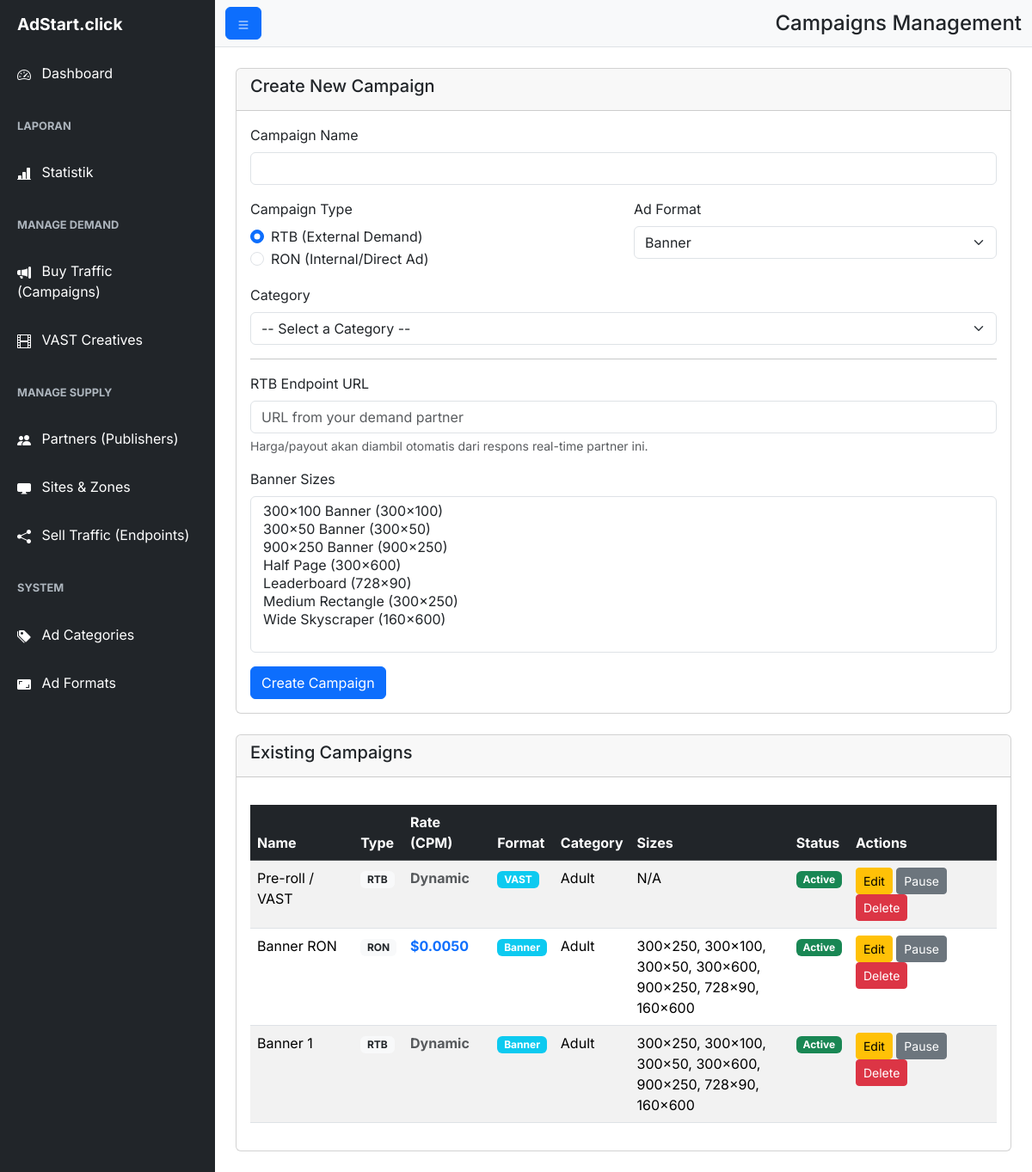
The app's page /admin/campaigns.php with its own data.
### tables this page shows
CREATE TABLE `campaigns` (
  `id` int(11) NOT NULL,
  `name` varchar(255) NOT NULL,
  `status` enum('active','paused') NOT NULL DEFAULT 'active',
  `campaign_type` enum('rtb','ron') NOT NULL DEFAULT 'rtb',
  `ad_type` enum('banner','native','vast','popunder') NOT NULL DEFAULT 'banner',
  `advertiser_id` int(11) DEFAULT NULL,
  `category_id` int(11) NOT NULL,
  `rtb_endpoint_url` text DEFAULT NULL,
  `ron_adm` text DEFAULT NULL COMMENT 'Ad markup untuk kampanye RON',
  `ron_bid_cpm` decimal(10,6) DEFAULT NULL COMMENT 'Harga penawaran tetap untuk kampanye RON',
  `created_at` timestamp NOT NULL DEFAULT current_timestamp()
);

CREATE TABLE `ad_categories` (
  `id` int(11) NOT NULL,
  `name` varchar(100) NOT NULL
);

### admin/campaigns.php (the view, shortened to what this page needs)
<?php
require_once 'db.php';
$campaigns_query = "SELECT c.*, cat.name as category_name, GROUP_CONCAT(af.width, 'x', af.height SEPARATOR ', ') as formats FROM campaigns c LEFT JOIN ad_categories cat ON c.category_id = cat.id LEFT JOIN campaign_formats cf ON c.id = cf.campaign_id LEFT JOIN ad_formats af ON cf.format_id = af.id GROUP BY c.id ORDER BY c.id DESC";
$campaigns = $pdo->query($campaigns_query)->fetchAll();
$formats = $pdo->query("SELECT * FROM ad_formats ORDER BY format_name")->fetchAll();
$page_title = "Campaigns Management";
include 'includes/header.php';
?>
<div class="card">
    <div class="card-header"><h5 class="card-title">Create New Campaign</h5></div>
    <div class="card-body">
        <form method="POST" action="campaigns.php">
            <div class="mb-3">
                <label for="name" class="form-label">Campaign Name</label>
                <input type="text" class="form-control" id="name" name="name" required>
            </div>
            <div class="row">
                <div class="col-md-6 mb-3">
                    <label class="form-label">Campaign Type</label>
                    <div class="form-check">
                        <input class="form-check-input" type="radio" name="campaign_type" id="type_rtb" value="rtb" checked>
                        <label class="form-check-label" for="type_rtb">RTB (External Demand)</label>
                    </div>
                    <div class="form-check">
                        <input class="form-check-input" type="radio" name="campaign_type" id="type_ron" value="ron">
                        <label class="form-check-label" for="type_ron">RON (Internal/Direct Ad)</label>
                    </div>
                </div>
                <div class="col-md-6 mb-3">
                    <label for="ad_type" class="form-label">Ad Format</label>
                    <select class="form-select" id="ad_type" name="ad_type" required>
                        <option value="banner">Banner</option>
                    </select>
                </div>
            </div>
            <div class="mb-3">
                <label for="category_id" class="form-label">Category</label>
                <select class="form-select" id="category_id" name="category_id" required>
                    <option value="" disabled selected>-- Select a Category --</option>
                </select>
            </div>
            <hr>
            <div id="rtb_fields">
                <div class="mb-3">
                    <label for="rtb_endpoint_url" class="form-label">RTB Endpoint URL</label>
                    <input type="url" class="form-control" id="rtb_endpoint_url" name="rtb_endpoint_url" placeholder="URL from your demand partner">
                    <div class="form-text">Harga/payout akan diambil otomatis dari respons real-time partner ini.</div>
                </div>
            </div>
            <div class="mb-3" id="banner_formats_container">
                <label for="banner_formats" class="form-label">Banner Sizes</label>
                <select class="form-select" id="banner_formats" name="banner_formats[]" multiple size="8">
                     <?php foreach ($formats as $format): ?>
                        <option value="<?php echo $format['id']; ?>"><?php echo htmlspecialchars($format['format_name'] . ' (' . $format['width'] . 'x' . $format['height'] . ')'); ?></option>
                    <?php endforeach; ?>
                </select>
            </div>
            <button type="submit" name="create_campaign" class="btn btn-primary">Create Campaign</button>
        </form>
    </div>
</div>
<div class="card mt-4">
    <div class="card-header"><h5 class="card-title">Existing Campaigns</h5></div>
    <div class="card-body">
        <div class="table-responsive">
            <table class="table table-striped table-hover">
                <thead class="table-dark">
                    <tr><th>Name</th><th>Type</th><th>Rate (CPM)</th><th>Format</th><th>Category</th><th>Sizes</th><th>Status</th><th>Actions</th></tr>
                </thead>
                <tbody>
                    <?php if(empty($campaigns)): ?>
                        <tr><td colspan="8" class="text-center">No campaigns found.</td></tr>
                    <?php else: ?>
                        <?php
                            $adTypeLabels = ['banner' => 'Banner', 'vast' => 'VAST'];
                            foreach ($campaigns as $campaign):
                        ?>
                        <tr>
                            <td><?php echo htmlspecialchars($campaign['name']); ?></td>
                            <td><span class="badge bg-light text-dark"><?php echo strtoupper($campaign['campaign_type']); ?></span></td>
                            <td class="fw-bold text-primary">
                                <?php if($campaign['campaign_type'] === 'ron'): ?>
                                    $<?php echo number_format((float)$campaign['ron_bid_cpm'], 4); ?>
                                <?php else: ?>
                                    <span class="text-muted">Dynamic</span>
                                <?php endif; ?>
                            </td>
                            <td><span class="badge bg-info"><?php echo $adTypeLabels[$campaign['ad_type']] ?? ucfirst($campaign['ad_type']); ?></span></td>
                            <td><?php echo htmlspecialchars($campaign['category_name'] ?? 'N/A'); ?></td>
                            <td style="max-width: 200px;"><?php echo htmlspecialchars($campaign['formats'] ?? 'N/A'); ?></td>
                            <td><span class="badge bg-<?php echo $campaign['status'] == 'active' ? 'success' : 'secondary'; ?>"><?php echo ucfirst($campaign['status']); ?></span></td>
                            <td>
                                <a href="edit_campaign.php?id=<?php echo $campaign['id']; ?>" class="btn btn-sm btn-warning">Edit</a>
                                <a href="?action=<?php echo $campaign['status'] == 'active' ? 'pause_campaign' : 'activate_campaign'; ?>&id=<?php echo $campaign['id']; ?>" class="btn btn-sm btn-<?php echo $campaign['status'] == 'active' ? 'secondary' : 'success'; ?>"><?php echo $campaign['status'] == 'active' ? 'Pause' : 'Activate'; ?></a>
                                <a href="?action=delete_campaign&id=<?php echo $campaign['id']; ?>" class="btn btn-sm btn-danger" onclick="return confirm('Are you sure?');">Delete</a>
                            </td>
                        </tr>
                        <?php endforeach; ?>
                    <?php endif; ?>
                </tbody>
            </table>
        </div>
    </div>
</div>
<?php include 'includes/footer.php'; ?>

### admin/includes/header.php (shortened to what this page needs)
<!DOCTYPE html>
<html lang="en">
<head>
    <link href="https://cdn.jsdelivr.net/npm/bootstrap@5.3.3/dist/css/bootstrap.min.css" rel="stylesheet">
    <link rel="stylesheet" href="https://cdn.jsdelivr.net/npm/bootstrap-icons@1.11.3/font/bootstrap-icons.min.css">
    <link rel="stylesheet" href="assets/css/style.css">
</head>
<body>
    <div class="d-flex" id="wrapper">
        <?php include 'sidebar.php'; ?>
        <div id="page-content-wrapper">
            <nav class="navbar navbar-expand-lg navbar-light bg-light border-bottom">
                <div class="container-fluid">
                    <button class="btn btn-primary" id="sidebarToggle">
                        <i class="bi bi-list"></i>
                    </button>
                    <h4 class="mb-0 ms-3"><?php echo isset($page_title) ? $page_title : ''; ?></h4>
                </div>
            </nav>
            <div class="container-fluid p-4">

### admin/includes/sidebar.php
<div class="bg-dark border-right" id="sidebar-wrapper">
    <div class="sidebar-heading">
        <a href="index.php" class="text-white text-decoration-none">AdStart.click</a>
    </div>
    <div class="list-group list-group-flush">
        <a href="index.php" class="list-group-item list-group-item-action bg-dark text-white">
            <i class="bi bi-speedometer2 me-2"></i> Dashboard
        </a>
        <div class="list-group-item bg-dark text-muted mt-2">LAPORAN</div>
        <a href="statistik.php" class="list-group-item list-group-item-action bg-dark text-white">
            <i class="bi bi-bar-chart-line-fill me-2"></i> Statistik
        </a>
        <div class="list-group-item bg-dark text-muted mt-2">MANAGE DEMAND</div>
        <a href="campaigns.php" class="list-group-item list-group-item-action bg-dark text-white">
            <i class="bi bi-megaphone-fill me-2"></i> Buy Traffic (Campaigns)
        </a>
        <a href="vast_creatives.php" class="list-group-item list-group-item-action bg-dark text-white">
            <i class="bi bi-film me-2"></i> VAST Creatives
        </a>
        <div class="list-group-item bg-dark text-muted mt-2">MANAGE SUPPLY</div>
        <a href="publishers.php" class="list-group-item list-group-item-action bg-dark text-white">
            <i class="bi bi-people-fill me-2"></i> Partners (Publishers)
        </a>
        <a href="sites.php" class="list-group-item list-group-item-action bg-dark text-white">
            <i class="bi bi-display-fill me-2"></i> Sites & Zones
        </a>
        <a href="generate_endpoint.php" class="list-group-item list-group-item-action bg-dark text-white">
            <i class="bi bi-share-fill me-2"></i> Sell Traffic (Endpoints)
        </a>
        <div class="list-group-item bg-dark text-muted mt-2">SYSTEM</div>
        <a href="ad_categories.php" class="list-group-item list-group-item-action bg-dark text-white">
             <i class="bi bi-tags-fill me-2"></i> Ad Categories
        </a>
        <a href="ad_formats.php" class="list-group-item list-group-item-action bg-dark text-white">
            <i class="bi bi-aspect-ratio-fill me-2"></i> Ad Formats
        </a>
    </div>
</div>

### admin/includes/footer.php (shortened to what this page needs)
</div>
        </div>
    </div>
</body>
</html>

### admin/assets/css/style.css (style rules this page uses)
body { font-family: 'Inter', sans-serif; overflow-x: hidden; }
#wrapper { display: flex; }
#sidebar-wrapper { min-height: 100vh; width: 250px; transition: margin .25s ease-out; background-color: #343a40; }
#sidebar-wrapper .sidebar-heading { padding: 0.875rem 1.25rem; font-size: 1.2rem; font-weight: 700; }
#sidebar-wrapper .list-group { width: 100%; }
#sidebar-wrapper .list-group-item { border: none; padding: 1rem 1.25rem; }
#page-content-wrapper { min-width: 100vw; flex: 1; }
#sidebarToggle { cursor: pointer; }
@media (min-width: 768px) { #sidebar-wrapper { margin-left: 0; } }
@media (min-width: 768px) { #page-content-wrapper { min-width: 0; width: 100%; } }
.card-header { font-weight: 600; }
.table-responsive { margin-top: 1rem; }
.list-group-item.text-muted { font-size: 0.8rem; font-weight: 700; text-transform: uppercase; padding: 0.75rem 1.25rem; color: #adb5bd !important; }
.bi { vertical-align: -0.125em; line-height: 1; }

### records on screen
campaigns: name "Pre-roll / VAST", campaign_type "RTB", shows "Dynamic", ad_type "VAST", ad_categories.name "Adult", formats "N/A", status "Active", shows "Pause"
campaigns: name "Banner RON", campaign_type "RON", ron_bid_cpm "0.0050", ad_type "Banner", ad_categories.name "Adult", formats "300x250, 300x100, 300x50, 300x600, 900x250, 728x90, 160x600", status "Active", shows "Pause"
campaigns: name "Banner 1", campaign_type "RTB", shows "Dynamic", ad_type "Banner", ad_categories.name "Adult", formats "300x250, 300x100, 300x50, 300x600, 900x250, 728x90, 160x600", status "Active", shows "Pause"

### other values on screen
$page_title "Campaigns Management"
